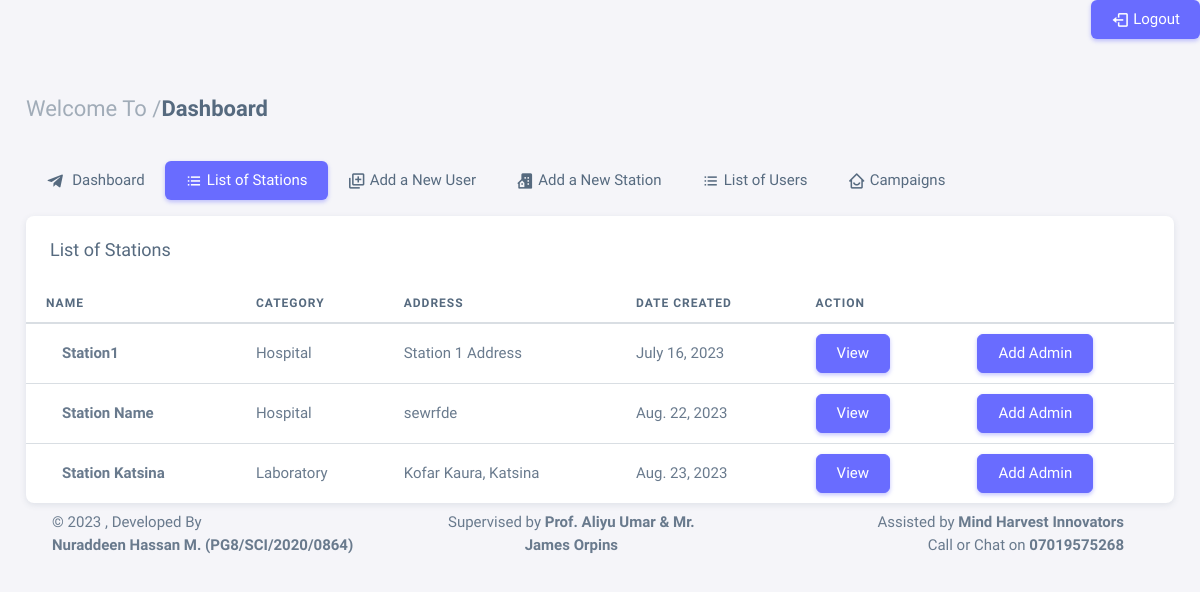
Page /station-list (signed in) on the committed database.
### app/models.py (models this page shows, shortened)
class Station(models.Model):
    user = models.ForeignKey(User, on_delete=models.CASCADE)
    select = (
        ('Hospital', 'Hospital'),
        ('Clinic', 'Clinic'),
        ('Laboratory', 'Laboratory'),
    )
    name = models.CharField(max_length=50)
    category = models.CharField(max_length=50, choices=select)
    gis_location = models.CharField(max_length=50)
    address = models.TextField(max_length=200)
    supervisor = models.TextField(max_length=200)
    phone = models.IntegerField()
    email = models.EmailField(max_length=200)
    date_created = models.DateField(auto_now_add=True)

### app/views.py (the view)
# urls.py: path('station-list', views.station_list, name='station-list'),
@login_required
@user_passes_test(is_user_admin)
def station_list(request):
    station_list = Station.objects.all()
    context = {
        'station_list': station_list,
    }
    return render(request, 'station_list.html', context)

### app/views.py (called while the page is built)
def is_user_admin(user):
    return hasattr(user, 'user_admin')

### app/templates/station_list.html (shortened to what this page needs)
{% extends 'base.html' %}
{% block content %}
<div class="content-wrapper">
  <div class="container-xxl flex-grow-1 container-p-y">
    <h4 class="fw-semibold py-3 mb-4"><span class="text-muted fw-light">Welcome To /</span>Dashboard</h4>
  <div class="row">
    <div class="col-md-12">
        <ul class="nav nav-pills flex-column flex-md-row mb-3">
          <li class="nav-item">
            <a class="nav-link" href="{% url 'admin-dash' %}"><i class="bx bxl-telegram me-1"></i>
                Dashboard</a>
          </li>
            <li class="nav-item">
                <a class="nav-link active" href="javascript:void(0);"><i class="bx bx-list-ul"></i>
                    List of Stations</a>
            </li>
            <li class="nav-item">
                <a class="nav-link" href="{% url 'add-user' %}"><i class='bx bx-add-to-queue'></i> Add a New User</a>
            </li>
            <li class="nav-item">
                <a class="nav-link" href="{% url 'addStation' %}"><i class="bx bxs-building-house"></i> Add a New Station
                </a>
            </li>
            <li class="nav-item">
                <a class="nav-link" href="{% url 'user-list' %}"><i class="bx bx-list-ul"></i>
                    List of Users</a>
            </li>
            <li class="nav-item">
              <a class="nav-link" href="{% url 'camp-list' %}"><i class="bx bx-home-smile"></i> Campaigns
              </a>
          </li>
        </ul>
    <div class="card">
      <h5 class="card-header">List of Stations</h5>
      <div class="table-responsive text-nowrap">
        <table class="table">
          <thead>
            <tr>
              <th>Name</th>
              <th>Category</th>
              <th>Address</th>
              <th>Date Created</th>
              <th>Action</th>
            </tr>
          </thead>
          <tbody class="table-border-bottom-0">
            {% for s in station_list %}
            <tr>
              <td> <strong>{{s.name}}</strong></td>
              <td>{{s.category}}</td>
              <td>{{s.address}}</td>
              <td>{{s.date_created}}</td>
              <td>
                <a href="{% url 'sta-dashh' s.id %}" class="btn btn-primary me-2">View</a>
              </td>
              <td>
                <a href="{% url 'make-admin' s.id %}" class="btn btn-primary me-2">Add Admin</a>
              </td>
            {% endfor %}
          </tbody>
        </table>
      </div>
    </div>
  </div>
</div>
{% endblock content %}

### rows in the picture
Station: name "Station1", category "Hospital", address "Station 1 Address", date_created "July 16, 2023"
Station: name "Station Name", category "Hospital", address "sewrfde", date_created "Aug. 22, 2023"
Station: name "Station Katsina", category "Laboratory", address "Kofar Kaura, Katsina", date_created "Aug. 23, 2023"
